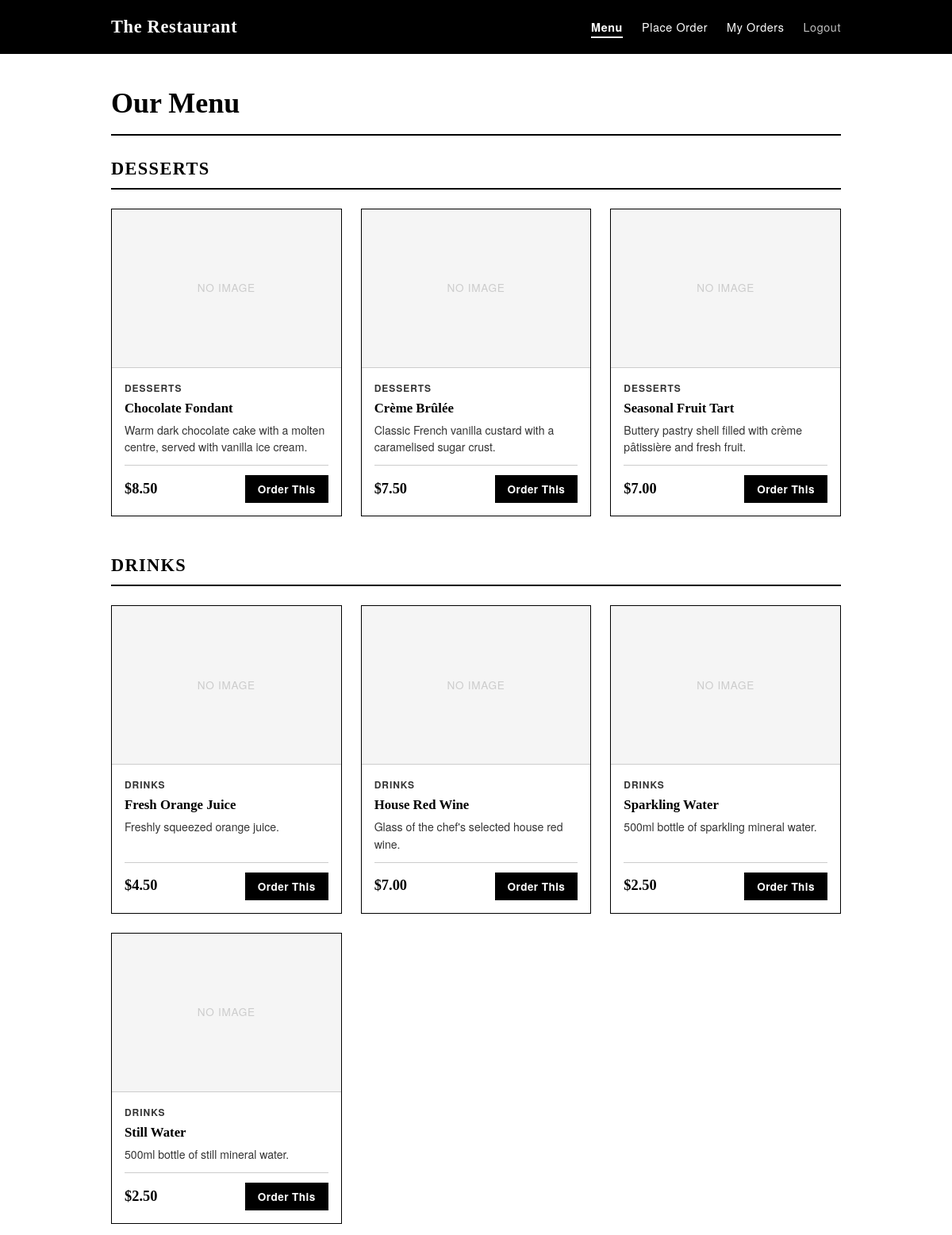
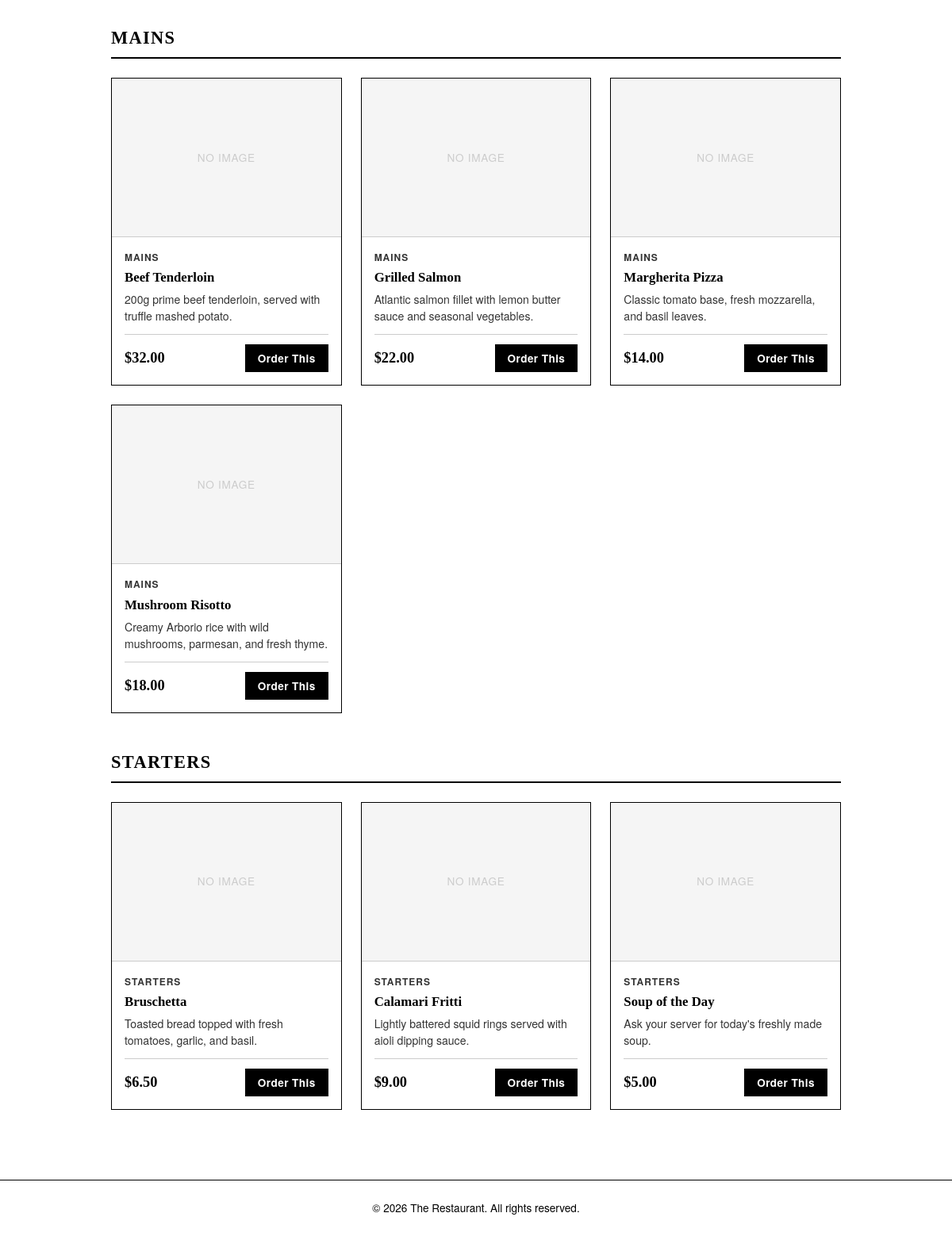
Screenshot of /user/menu.php (signed in) with the database file from the repository (2 pictures, top to bottom).
### tables this page shows
CREATE TABLE menu_items (
    id           INT           NOT NULL AUTO_INCREMENT,
    name         VARCHAR(150)  NOT NULL,
    description  TEXT          NULL,
    price        DECIMAL(10,2) NOT NULL,
    category     VARCHAR(100)  NOT NULL,
    image_path   VARCHAR(255)  NULL,
    is_available TINYINT(1)    NOT NULL DEFAULT 1,
    created_at   TIMESTAMP     NOT NULL DEFAULT CURRENT_TIMESTAMP,
    PRIMARY KEY (id),
    KEY idx_menu_items_category     (category),
    KEY idx_menu_items_is_available (is_available)
);

### user/menu.php (the view, shortened to what this page needs)
<?php
require_once __DIR__ . '/../config/db.php';
$stmtMenu = $conn->prepare(
    'SELECT id, name, description, price, category, image_path
     FROM menu_items
     WHERE is_available = 1
     ORDER BY category ASC, name ASC'
);
$stmtMenu->execute();
$resultMenu = $stmtMenu->get_result();
$allItems   = $resultMenu->fetch_all(MYSQLI_ASSOC);
$itemsByCategory = [];
foreach ($allItems as $item) {
    $itemsByCategory[$item['category']][] = $item;
}
require_once __DIR__ . '/../includes/header.php';
?>
    <div class="page-header">
        <h1>Our Menu</h1>
    </div>
    <?php if (empty($allItems)): ?>
    <div class="empty-state">
        <p>Our menu is currently being updated. Please check back soon.</p>
        <a href="dashboard.php" class="btn btn-secondary">Back to Dashboard</a>
    </div>
    <?php else: ?>
    <?php foreach ($itemsByCategory as $category => $items): ?>
    <section class="menu-category-section" aria-labelledby="cat-<?= htmlspecialchars(preg_replace('/[^a-z0-9]+/', '-', strtolower($category)), ENT_QUOTES, 'UTF-8') ?>">
        <h2 id="cat-<?= htmlspecialchars(preg_replace('/[^a-z0-9]+/', '-', strtolower($category)), ENT_QUOTES, 'UTF-8') ?>" class="menu-category-heading">
            <?= htmlspecialchars($category, ENT_QUOTES, 'UTF-8') ?>
        </h2>
        <div class="menu-grid">
            <?php foreach ($items as $item): ?>
            <article class="menu-card">
                <?php if (!empty($item['image_path'])): ?>
                    <img src="<?= htmlspecialchars($basePath . $item['image_path'], ENT_QUOTES, 'UTF-8') ?>" alt="<?= htmlspecialchars($item['name'], ENT_QUOTES, 'UTF-8') ?>">
                <?php else: ?>
                    <div class="menu-card-img-placeholder" aria-hidden="true">No Image</div>
                <?php endif; ?>
                <div class="menu-card-body">
                    <span class="menu-card-category"><?= htmlspecialchars($item['category'], ENT_QUOTES, 'UTF-8') ?></span>
                    <h3 class="menu-card-title"><?= htmlspecialchars($item['name'], ENT_QUOTES, 'UTF-8') ?></h3>
                    <?php if (!empty($item['description'])): ?>
                        <?php
                        $desc = $item['description'];
                        $displayDesc = mb_strlen($desc) > 100
                            ? htmlspecialchars(mb_substr($desc, 0, 100), ENT_QUOTES, 'UTF-8') . '&hellip;'
                            : htmlspecialchars($desc, ENT_QUOTES, 'UTF-8');
                        ?>
                        <p class="menu-card-description"><?= $displayDesc ?></p>
                    <?php endif; ?>
                    <div class="menu-card-footer">
                        <span class="menu-card-price">$<?= number_format((float) $item['price'], 2) ?></span>
                        <a href="place_order.php?item_id=<?= (int) $item['id'] ?>" class="btn btn-primary btn-sm">Order This</a>
                    </div>
                </div>
            </article>
            <?php endforeach; ?>
        </div>
    </section>
    <?php endforeach; ?>
    <?php endif; ?>
<?php require_once __DIR__ . '/../includes/footer.php'; ?>

### assets/css/style.css (style rules this page uses)
*, *::before, *::after { box-sizing: border-box; margin: 0; padding: 0; }
html { font-size: 16px; scroll-behavior: smooth; }
body { font-family: 'Helvetica Neue', Arial, Helvetica, sans-serif; font-size: 1rem; line-height: 1.6; background-color: #ffffff; color: #000000; -webkit-font-smoothing: antialiased; -moz-osx-font-smoothing: grayscale; }
a { color: #000000; text-decoration: none; }
h1, h2, h3, h4 { font-family: 'Georgia', 'Times New Roman', Times, serif; font-weight: 700; line-height: 1.25; color: #000000; margin-bottom: 0.5em; }
h1 { font-size: 2.25rem; }
h2 { font-size: 1.75rem; }
h3 { font-size: 1.35rem; }
p { margin-bottom: 1rem; color: #000000; }
.page-header { display: flex; align-items: center; justify-content: space-between; margin-bottom: 28px; padding-bottom: 16px; border-bottom: 2px solid #000000; }
.page-header h1, .page-header h2 { margin-bottom: 0; }
.btn { display: inline-block; padding: 10px 24px; border: 2px solid #000000; background-color: transparent; color: #000000; font-family: 'Helvetica Neue', Arial, sans-serif; font-size: 0.95rem; font-weight: 600; letter-spacing: 0.03em; cursor: pointer; text-decoration: none; text-align: center; border-radius: 0; transition: all 0.2s ease; white-space: nowrap; vertical-align: middle; line-height: 1.4; -webkit-appearance: none; appearance: none; }
.btn-primary { background-color: #000000; color: #ffffff; border-color: #000000; }
.btn-sm { padding: 6px 14px; font-size: 0.85rem; }
.menu-grid { display: grid; grid-template-columns: repeat(auto-fill, minmax(260px, 1fr)); gap: 24px; margin-top: 24px; }
.menu-card { border: 1px solid #000000; overflow: hidden; background-color: #ffffff; transition: box-shadow 0.2s ease; display: flex; flex-direction: column; }
.menu-card-img-placeholder { width: 100%; height: 200px; background-color: #f5f5f5; display: flex; align-items: center; justify-content: center; color: #cccccc; font-size: 0.85rem; letter-spacing: 0.05em; text-transform: uppercase; border-bottom: 1px solid #cccccc; }
.menu-card-body { padding: 16px; flex: 1; display: flex; flex-direction: column; }
.menu-card-category { font-size: 0.75rem; color: #333333; text-transform: uppercase; letter-spacing: 0.08em; margin-bottom: 6px; font-weight: 600; }
.menu-card-title { font-size: 1.05rem; font-weight: 700; margin-bottom: 6px; color: #000000; font-family: 'Georgia', serif; }
.menu-card-description { font-size: 0.88rem; color: #333333; margin-bottom: 12px; flex: 1; line-height: 1.5; }
.menu-card-footer { display: flex; align-items: center; justify-content: space-between; margin-top: auto; padding-top: 12px; border-top: 1px solid #cccccc; }
.menu-card-price { font-size: 1.15rem; font-weight: 700; color: #000000; font-family: 'Georgia', serif; }
.menu-category-section { margin-bottom: 48px; }
.menu-category-heading { font-size: 1.4rem; font-weight: 700; padding-bottom: 10px; border-bottom: 2px solid #000000; margin-bottom: 24px; text-transform: uppercase; letter-spacing: 0.06em; }
.menu-grid .menu-card:nth-child(1) { animation-delay: 0.05s; }
.menu-grid .menu-card:nth-child(2) { animation-delay: 0.10s; }
.menu-grid .menu-card:nth-child(3) { animation-delay: 0.15s; }
.menu-grid .menu-card:nth-child(4) { animation-delay: 0.20s; }
a, button, .btn, input, select, textarea { transition: all 0.2s ease; }

### rows the page displays
menu_items: shows "NO IMAGE", category "DESSERTS", name "Chocolate Fondant", description "Warm dark chocolate cake with a molten centre, served with vanilla ice cream.", price "8.50"
menu_items: shows "NO IMAGE", category "DESSERTS", name "Crème Brûlée", description "Classic French vanilla custard with a caramelised sugar crust.", price "7.50"
menu_items: shows "NO IMAGE", category "DESSERTS", name "Seasonal Fruit Tart", description "Buttery pastry shell filled with crème pâtissière and fresh fruit.", price "7.00"
menu_items: shows "NO IMAGE", category "DRINKS", name "Fresh Orange Juice", description "Freshly squeezed orange juice.", price "4.50"
menu_items: shows "NO IMAGE", category "DRINKS", name "House Red Wine", description "Glass of the chef's selected house red wine.", price "7.00"
menu_items: shows "NO IMAGE", category "DRINKS", name "Sparkling Water", description "500ml bottle of sparkling mineral water.", price "2.50"
menu_items: shows "NO IMAGE", category "DRINKS", name "Still Water", description "500ml bottle of still mineral water.", price "2.50"
menu_items: shows "NO IMAGE", category "MAINS", name "Beef Tenderloin", description "200g prime beef tenderloin, served with truffle mashed potato.", price "32.00"
menu_items: shows "NO IMAGE", category "MAINS", name "Grilled Salmon", description "Atlantic salmon fillet with lemon butter sauce and seasonal vegetables.", price "22.00"
menu_items: shows "NO IMAGE", category "MAINS", name "Margherita Pizza", description "Classic tomato base, fresh mozzarella, and basil leaves.", price "14.00"
menu_items: shows "NO IMAGE", category "MAINS", name "Mushroom Risotto", description "Creamy Arborio rice with wild mushrooms, parmesan, and fresh thyme.", price "18.00"
menu_items: shows "NO IMAGE", category "STARTERS", name "Bruschetta", description "Toasted bread topped with fresh tomatoes, garlic, and basil.", price "6.50"
menu_items: shows "NO IMAGE", category "STARTERS", name "Calamari Fritti", description "Lightly battered squid rings served with aioli dipping sauce.", price "9.00"
menu_items: shows "NO IMAGE", category "STARTERS", name "Soup of the Day", description "Ask your server for today's freshly made soup.", price "5.00"

### other values shown
$category "DESSERTS"
$category "DRINKS"
$category "MAINS"
$category "STARTERS"
